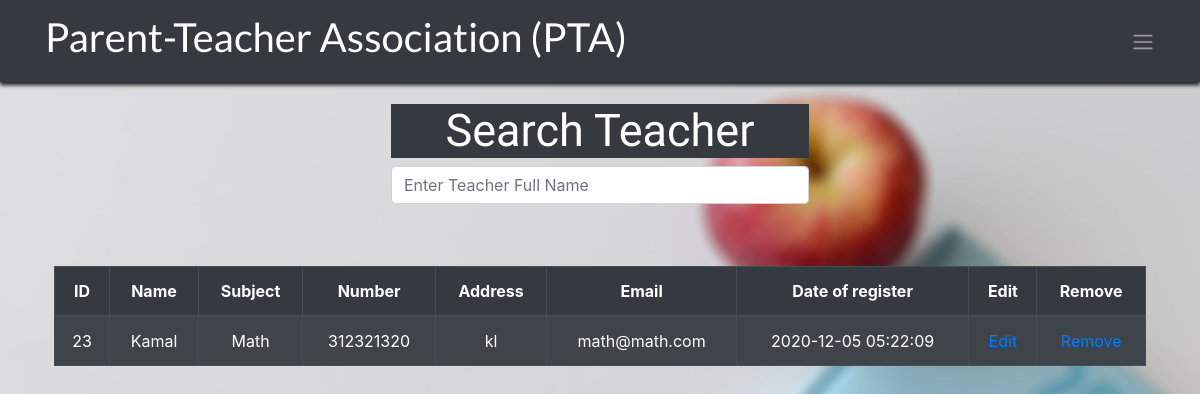
The page /institution/show_data/search-teachers.php (signed in) on the database its author committed.
### tables this page shows
CREATE TABLE `teachers` (
  `id` int(11) NOT NULL,
  `school_id` int(11) DEFAULT NULL,
  `username` text DEFAULT NULL,
  `password` text DEFAULT NULL,
  `name` text DEFAULT NULL,
  `subject` text DEFAULT NULL,
  `number` text DEFAULT NULL,
  `email` text DEFAULT NULL,
  `address` text DEFAULT NULL,
  `date_of_register` timestamp NOT NULL DEFAULT current_timestamp()
);

### institution/show_data/search-teachers.php (the view, shortened to what this page needs)
<!DOCTYPE html>
<html>
<head>
  <link rel="stylesheet" href="https://stackpath.bootstrapcdn.com/bootstrap/4.3.1/css/bootstrap.min.css">
</head>
<body>
    <nav class="navbar navbar-expand-sm bg-dark navbar-dark">
        <div class="container">
            <a class="navbar-brand" href="../welcome.php">
                <h1 class="text-center navtitle">Parent-Teacher Association (PTA)</h1>
            </a>
            <ul class="nav navbar-nav ml-auto">
                <li class="nav-item dropdown ">
                    <a class="navbar-toggler-icon" href="#" id="navbardrop" data-toggle="dropdown"></a>
                </li>
            </ul>
    </nav>
    <div class="container">
    <div class="col-13 col-sm-6 col-md-5 mx-auto" style="padding: 2%;">
        <div class="form-group">
          <h2 class="text-center" style=" font-size: 45px; font-family:'Coustard', serif; color: #FFFFFF; background-color:#353a40;">Search Teacher</h2>
          <input type="text" name="search" id="search" autocomplete="off" class="form-control" placeholder="Enter Teacher Full Name">
        </div>
      </div>
    </div>
    <div class="container" style="padding: 2%;">
        <table class="table table-bordered table-striped table-dark">
            <thead>
                <tr>
                    <th style="text-align: center;">ID</th>
                    <th style="text-align: center;">Name</th>
                    <th style="text-align: center;">Subject</th>
                    <th style="text-align: center;">Number</th>
                    <th style="text-align: center;">Address</th>
                    <th style="text-align: center;">Email</th>
                    <th style="text-align: center;">Date of register</th>
                    <th style="text-align: center;">Edit</th>
                    <th style="text-align: center;">Remove</th>
                </tr>
            </thead>
            <tbody>
                <tr>
                    <?php
                    include("../config.php");
                    $query = "SELECT * FROM teachers ORDER BY name";
                    $result = mysqli_query($connect, $query);
                    if (mysqli_num_rows($result) > 0) {
                        while ($user = mysqli_fetch_array($result)) {
                            if ($user['school_id'] == (int)$_SESSION['id']) {
                            echo "<td align='center'>" . $user['id'] . "</td>";
                            echo "<td align='center'>" . $user['name'] . "</td>";
                            echo "<td align='center'>" . $user['subject'] . "</td>";
                            echo "<td align='center'>" . $user['number'] . "</td>";
                            echo "<td align='center'>" . $user['address'] . "</td>";
                            echo "<td align='center'>" . $user['email'] . "</td>";
                            echo "<td align='center'>" . $user['date_of_register'] . "</td>";
                            echo ("<td align='center'><a href=\"../edit_data/edit-teacher.php?teacher_id=".$user['id']."\">Edit</a></td>");
                            echo ("<td align='center'><a href=\"../remove_data/remove-teacher.php?teacher_id=".$user['id']."\">Remove</a></td>");
                            echo "</tr>";
                        }
                    }
                }
                    ?>
        </table>
    </div>
</body>
</html>

### institution/show_data/search-teachers.php (style rules this page uses)
body { background-image: url("../images/back22.jpg"); background-size: cover; }
.navtitle { font-family: 'Lato', sans-serif; }
.navbar { box-shadow: 0 3px 4px rgba(0, 0, 0, 0.16), 0 3px 4px; }

### rows shown on the page
teachers: id "23", name "Kamal", subject "Math", number "312321320", address "kl", email "math@math.com", date_of_register "2020-12-05 05:22:09"
